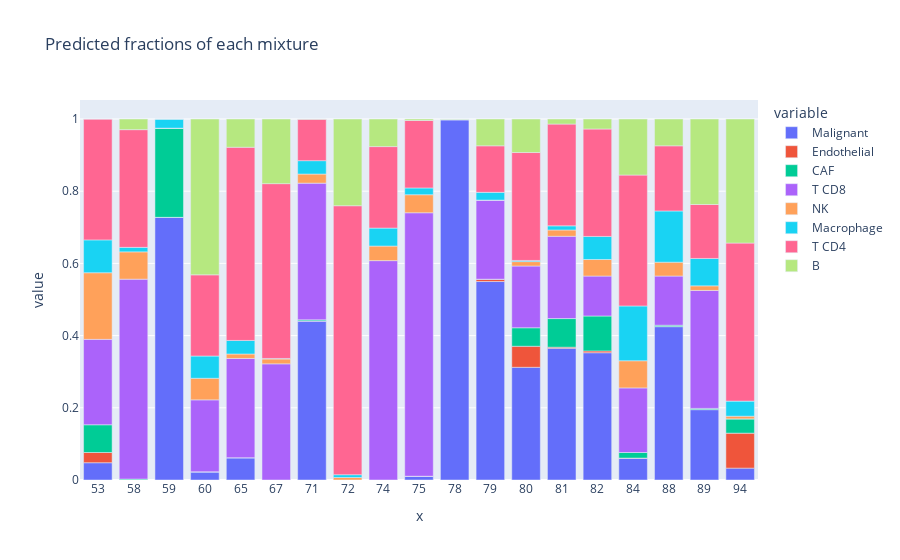

Notebook cell for this chart:
### Code cell
fig = px.bar(
    fractions_csx,  #.astype(index={"mixture_id": str}),
    x=fractions_csx.index.astype(str),
    y=fractions_csx.columns,
    title="Predicted fractions of each mixture"
)

fig.show()

### Figure 1 — Plotly figure (JSON) as saved in the notebook; plotly's stock layout.template omitted (floating-point values rounded to 4 significant figures)
{"data": [{"alignmentgroup": "True", "hovertemplate": "variable=Malignant<br>x=%{x}<br>value=%{y}<extra></extra>", "legendgroup": "Malignant", "marker": {"color": "#636efa", "pattern": {"shape": ""}}, "name": "Malignant", "offsetgroup": "Malignant", "orientation": "v", "showlegend": true, "textposition": "auto", "type": "bar", "x": ["53", "58", "59", "60", "65", "67", "71", "72", "74", "75", "78", "79", "80", "81", "82", "84", "88", "89", "94"], "xaxis": "x", "y": [0.04788, 0, 0.7276, 0.02262, 0.06179, 0, 0.4402, 0, 0, 0.01042, 0.9982, 0.5498, 0.3122, 0.3648, 0.3526, 0.06009, 0.425, 0.195, 0.03288], "yaxis": "y"}, {"alignmentgroup": "True", "hovertemplate": "variable=Endothelial<br>x=%{x}<br>value=%{y}<extra></extra>", "legendgroup": "Endothelial", "marker": {"color": "#EF553B", "pattern": {"shape": ""}}, "name": "Endothelial", "offsetgroup": "Endothelial", "orientation": "v", "showlegend": true, "textposition": "auto", "type": "bar", "x": ["53", "58", "59", "60", "65", "67", "71", "72", "74", "75", "78", "79", "80", "81", "82", "84", "88", "89", "94"], "xaxis": "x", "y": [0.02832, 0, 0, 0.000123, 0, 0, 0.0003714, 0, 0, 1.99e-05, 0, 0.006175, 0.05828, 0.003014, 0.004926, 0.0006505, 0, 0, 0.0969], "yaxis": "y"}, {"alignmentgroup": "True", "hovertemplate": "variable=CAF<br>x=%{x}<br>value=%{y}<extra></extra>", "legendgroup": "CAF", "marker": {"color": "#00cc96", "pattern": {"shape": ""}}, "name": "CAF", "offsetgroup": "CAF", "orientation": "v", "showlegend": true, "textposition": "auto", "type": "bar", "x": ["53", "58", "59", "60", "65", "67", "71", "72", "74", "75", "78", "79", "80", "81", "82", "84", "88", "89", "94"], "xaxis": "x", "y": [0.07676, 0.002522, 0.2467, 0, 0, 0, 0.003036, 0, 5.998e-05, 0, 0, 0.0003176, 0.05117, 0.07932, 0.09676, 0.01541, 0.003769, 0.003343, 0.03967], "yaxis": "y"}, {"alignmentgroup": "True", "hovertemplate": "variable=T CD8<br>x=%{x}<br>value=%{y}<extra></extra>", "legendgroup": "T CD8", "marker": {"color": "#ab63fa", "pattern": {"shape": ""}}, "name": "T CD8", "offsetgroup": "T CD8", "orientation": "v", "showlegend": true, "textposition": "auto", "type": "bar", "x": ["53", "58", "59", "60", "65", "67", "71", "72", "74", "75", "78", "79", "80", "81", "82", "84", "88", "89", "94"], "xaxis": "x", "y": [0.2366, 0.5538, 0, 0.1993, 0.2749, 0.3218, 0.3788, 0, 0.6076, 0.7298, 0.0002723, 0.2189, 0.1711, 0.228, 0.1106, 0.1789, 0.1363, 0.3267, 0], "yaxis": "y"}, {"alignmentgroup": "True", "hovertemplate": "variable=NK<br>x=%{x}<br>value=%{y}<extra></extra>", "legendgroup": "NK", "marker": {"color": "#FFA15A", "pattern": {"shape": ""}}, "name": "NK", "offsetgroup": "NK", "orientation": "v", "showlegend": true, "textposition": "auto", "type": "bar", "x": ["53", "58", "59", "60", "65", "67", "71", "72", "74", "75", "78", "79", "80", "81", "82", "84", "88", "89", "94"], "xaxis": "x", "y": [0.1846, 0.07569, 0.0002849, 0.05976, 0.01232, 0.01345, 0.0252, 0.006934, 0.04034, 0.04995, 0, 0.000197, 0.01223, 0.01744, 0.04592, 0.07524, 0.03835, 0.01276, 0.007309], "yaxis": "y"}, {"alignmentgroup": "True", "hovertemplate": "variable=Macrophage<br>x=%{x}<br>value=%{y}<extra></extra>", "legendgroup": "Macrophage", "marker": {"color": "#19d3f3", "pattern": {"shape": ""}}, "name": "Macrophage", "offsetgroup": "Macrophage", "orientation": "v", "showlegend": true, "textposition": "auto", "type": "bar", "x": ["53", "58", "59", "60", "65", "67", "71", "72", "74", "75", "78", "79", "80", "81", "82", "84", "88", "89", "94"], "xaxis": "x", "y": [0.09099, 0.01241, 0.02541, 0.06167, 0.03758, 0.001472, 0.03705, 0.007764, 0.04983, 0.0188, 0.0001902, 0.02147, 0.003213, 0.0115, 0.06385, 0.1518, 0.1419, 0.07586, 0.04177], "yaxis": "y"}, {"alignmentgroup": "True", "hovertemplate": "variable=T CD4<br>x=%{x}<br>value=%{y}<extra></extra>", "legendgroup": "T CD4", "marker": {"color": "#FF6692", "pattern": {"shape": ""}}, "name": "T CD4", "offsetgroup": "T CD4", "orientation": "v", "showlegend": true, "textposition": "auto", "type": "bar", "x": ["53", "58", "59", "60", "65", "67", "71", "72", "74", "75", "78", "79", "80", "81", "82", "84", "88", "89", "94"], "xaxis": "x", "y": [0.3348, 0.3261, 0, 0.2249, 0.5352, 0.4843, 0.1148, 0.7451, 0.2257, 0.187, 1.347e-05, 0.1289, 0.2989, 0.2819, 0.2976, 0.3626, 0.1804, 0.1495, 0.4378], "yaxis": "y"}, {"alignmentgroup": "True", "hovertemplate": "variable=B<br>x=%{x}<br>value=%{y}<extra></extra>", "legendgroup": "B", "marker": {"color": "#B6E880", "pattern": {"shape": ""}}, "name": "B", "offsetgroup": "B", "orientation": "v", "showlegend": true, "textposition": "auto", "type": "bar", "x": ["53", "58", "59", "60", "65", "67", "71", "72", "74", "75", "78", "79", "80", "81", "82", "84", "88", "89", "94"], "xaxis": "x", "y": [0, 0.0295, 0, 0.4317, 0.07826, 0.1791, 0.0006053, 0.2402, 0.07644, 0.003987, 0.001323, 0.07425, 0.09287, 0.01401, 0.02774, 0.1553, 0.07428, 0.2369, 0.3436], "yaxis": "y"}], "layout": {"barmode": "relative", "legend": {"title": {"text": "variable"}, "tracegroupgap": 0}, "title": {"text": "Predicted fractions of each mixture"}, "xaxis": {"anchor": "y", "domain": [0, 1], "title": {"text": "x"}}, "yaxis": {"anchor": "x", "domain": [0, 1], "title": {"text": "value"}}}}
